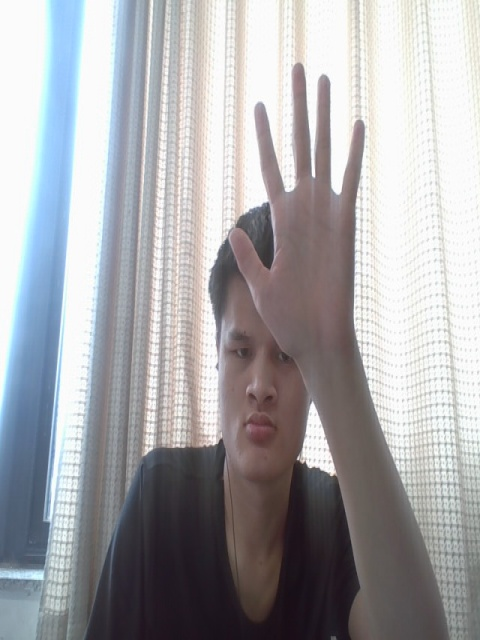
#> input picture captured_frame.jpg, 480 x 640 px
$ python recognize-image.py
#> lines starting #> are read from the running program, lines starting #| are printed output that depends on the picture; after the words box and inside, x2 and y2 are one past the last pixel; in counts of white or black regions, pixels touching at a corner belong together
#------------------------------------------------------------
# SEGMENT, RECOGNIZE and COUNT fingers from a single frame
#------------------------------------------------------------

# organize imports
import cv2
import imutils
import numpy as np
from sklearn.metrics import pairwise

#---------------------------------------------
# To segment the region of hand in the image
#---------------------------------------------
def segment(image, grayimage, threshold=75):
    # threshold the image to get the foreground which is the hand
    thresholded = cv2.threshold(grayimage, threshold, 255, cv2.THRESH_BINARY)[1]

    # get the contours in the thresholded image
    ( cnts, _) = cv2.findContours(thresholded.copy(), cv2.RETR_EXTERNAL, cv2.CHAIN_APPROX_SIMPLE)

    # return None, if no contours detected
    if len(cnts) == 0:
        return
    else:
        # based on contour area, get the maximum contour which is the hand
        segmented = max(cnts, key=cv2.contourArea)

        return (thresholded, segmented)

#--------------------------------------------------------------
# To count the number of fingers in the segmented hand region
#--------------------------------------------------------------
def count(image, thresholded, segmented):
    # find the convex hull of the segmented hand region
    # which is the maximum contour with respect to area
    chull = cv2.convexHull(segmented)

    # find the most extreme points in the convex hull
    extreme_top    = tuple(chull[chull[:, :, 1].argmin()][0])
    extreme_bottom = tuple(chull[chull[:, :, 1].argmax()][0])
    extreme_left   = tuple(chull[chull[:, :, 0].argmin()][0])
    extreme_right  = tuple(chull[chull[:, :, 0].argmax()][0])

    # find the center of the palm
    cX = int((extreme_left[0] + extreme_right[0]) / 2)
    cY = int((extreme_top[1] + extreme_bottom[1]) / 2)

    # find the maximum euclidean distance between the center of the palm
    # and the most extreme points of the convex hull
    distances = pairwise.euclidean_distances([(cX, cY)], Y=[extreme_left, extreme_right, extreme_top, extreme_bottom])[0]
    max_distance = distances[distances.argmax()]

    # calculate the radius of the circle with 80% of the max euclidean distance obtained
    radius = int(0.8 * max_distance)

    # find the circumference of the circle
    circumference = (2 * np.pi * radius)

    # initialize circular_roi with same shape as thresholded image
    circular_roi = np.zeros(thresholded.shape[:2], dtype="uint8")

    # draw the circular ROI with radius and center point of convex hull calculated above
    cv2.circle(circular_roi, (cX, cY), radius, 255, 1)

    # take bit-wise AND between thresholded hand using the circular ROI as the mask
    # which gives the cuts obtained using mask on the thresholded hand image
    circular_roi = cv2.bitwise_and(thresholded, thresholded, mask=circular_roi)

    # compute the contours in the circular ROI
    (cnts, _) = cv2.findContours(circular_roi.copy(), cv2.RETR_EXTERNAL, cv2.CHAIN_APPROX_NONE)

    count = 0
    # approach 1 - eliminating wrist
    #cntsSorted = sorted(cnts, key=lambda x: cv2.contourArea(x))
    #print(len(cntsSorted[1:])) # gives the count of fingers

    # approach 2 - eliminating wrist
    # loop through the contours found
    for i, c in enumerate(cnts):

        # compute the bounding box of the contour
        (x, y, w, h) = cv2.boundingRect(c)

        # increment the count of fingers only if -
        # 1. The contour region is not the wrist (bottom area)
        # 2. The number of points along the contour does not exceed
        #     25% of the circumference of the circular ROI
        if ((cY + (cY * 0.25)) > (y + h)) and ((circumference * 0.25) > c.shape[0]):
            count += 1

    return count

#-----------------
# MAIN FUNCTION
#-----------------
if __name__ == "__main__":
    # get the current frame
    frame = cv2.imread("captured_frame.jpg")
#> frame is the input picture: shape (640, 480, 3); mean B, G, R 169.7, 166.5, 166.6

    # resize the frame
    frame = imutils.resize(frame, width=700)
#> frame: shape (933, 700, 3)

    # clone the frame
    clone = frame.copy()

    # get the height and width of the frame
    (height, width) = frame.shape[:2]
#> height = 933; width = 700

    # convert the frame to grayscale and blur it
    gray = cv2.cvtColor(frame, cv2.COLOR_BGR2GRAY)
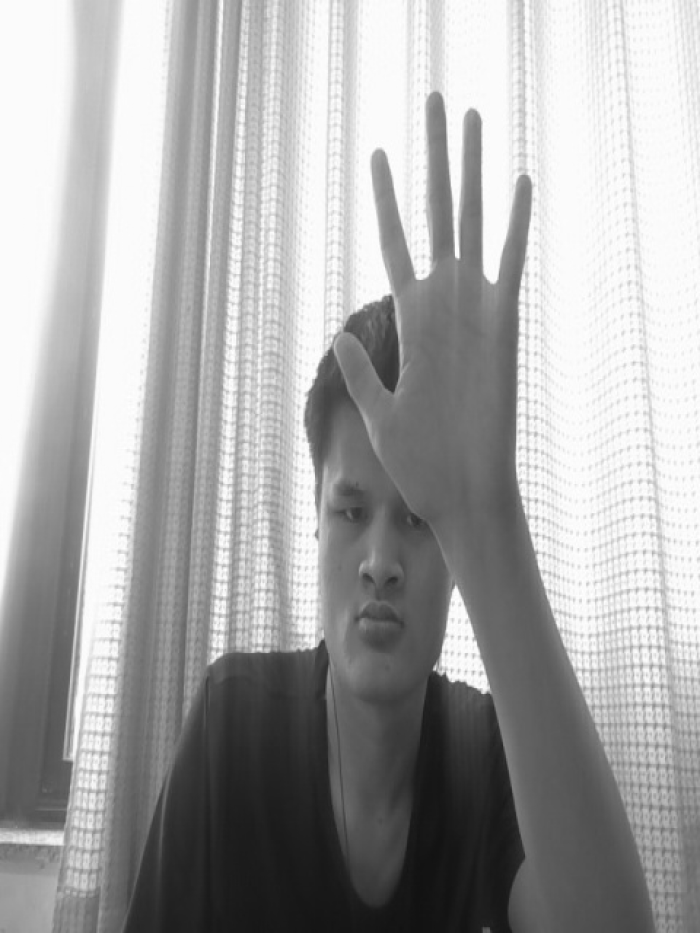
#> gray: shape (933, 700); min 17, max 255, mean 166.8
    gray = cv2.GaussianBlur(gray, (7, 7), 0)

    # segment the hand region
    hand = segment(clone, gray)
#> in segment, `thresholded = cv2.threshold(grayimage, threshold, 255, cv2.THRESH_BINA..`:
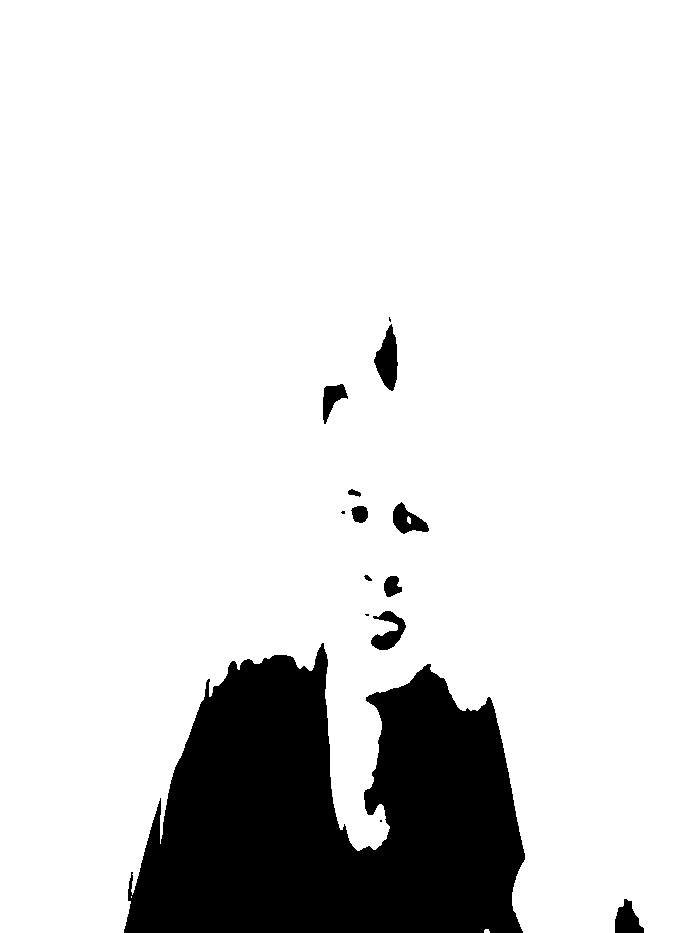
#> thresholded: shape (933, 700); 87% white; 14 black regions (4 under 20 px)
#> in segment, `( cnts, _) = cv2.findContours(thresholded.copy(), cv2.RETR_EXTERNAL, c..`: cnts = 3 contours, 2 with area under 20; largest, box (x1, y1, x2, y2) and area: (0, 0, 700, 933) 569353
#> in segment, `segmented = max(cnts, key=cv2.contourArea)`: segmented = contour of 700 points, box (x1, y1, x2, y2) (0, 0, 700, 933), area 569353

    # check whether hand region is segmented
    if hand is not None:
        # if yes, unpack the thresholded image and segmented contour
        (thresholded, segmented) = hand

        # count the number of fingers
        fingers = count(clone, thresholded, segmented)
#> in count, `chull = cv2.convexHull(segmented)`: chull = [[699, 0], [699, 932], [0, 932], [0, 0]]
#> in count, `extreme_top    = tuple(chull[chull[:, :, 1].argmin()][0])`: extreme_top = (699, 0)
#> in count, `extreme_bottom = tuple(chull[chull[:, :, 1].argmax()][0])`: extreme_bottom = (699, 932)
#> in count, `extreme_left   = tuple(chull[chull[:, :, 0].argmin()][0])`: extreme_left = (0, 932)
#> in count, `extreme_right  = tuple(chull[chull[:, :, 0].argmax()][0])`: extreme_right = (699, 0)
#> in count, `cX = int((extreme_left[0] + extreme_right[0]) / 2)`: cX = 349
#> in count, `cY = int((extreme_top[1] + extreme_bottom[1]) / 2)`: cY = 466
#> in count, `distances = pairwise.euclidean_distances([(cX, cY)], Y=[extreme_left, ..`: distances = [582.2, 582.8, 582.8, 582.8]
#> in count, `max_distance = distances[distances.argmax()]`: max_distance = 582.8
#> in count, `radius = int(0.8 * max_distance)`: radius = 466
#> in count, `circumference = (2 * np.pi * radius)`: circumference = 2928
#> in count, `cv2.circle(circular_roi, (cX, cY), radius, 255, 1)`:
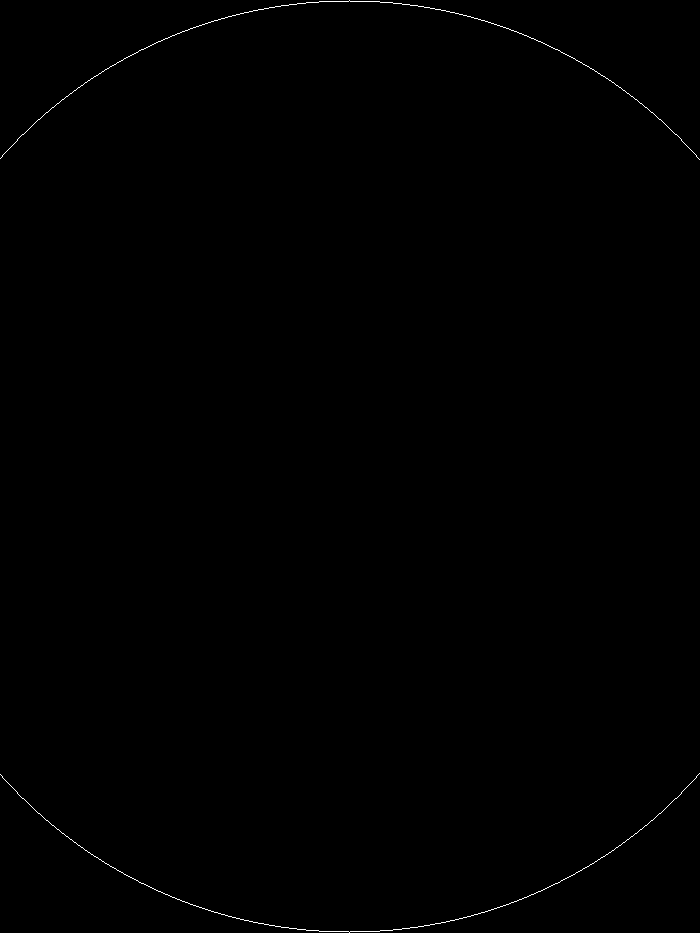
#> circular_roi: shape (933, 700); 0.22% white in thin lines or dots
#> in count, `circular_roi = cv2.bitwise_and(thresholded, thresholded, mask=circular..`:
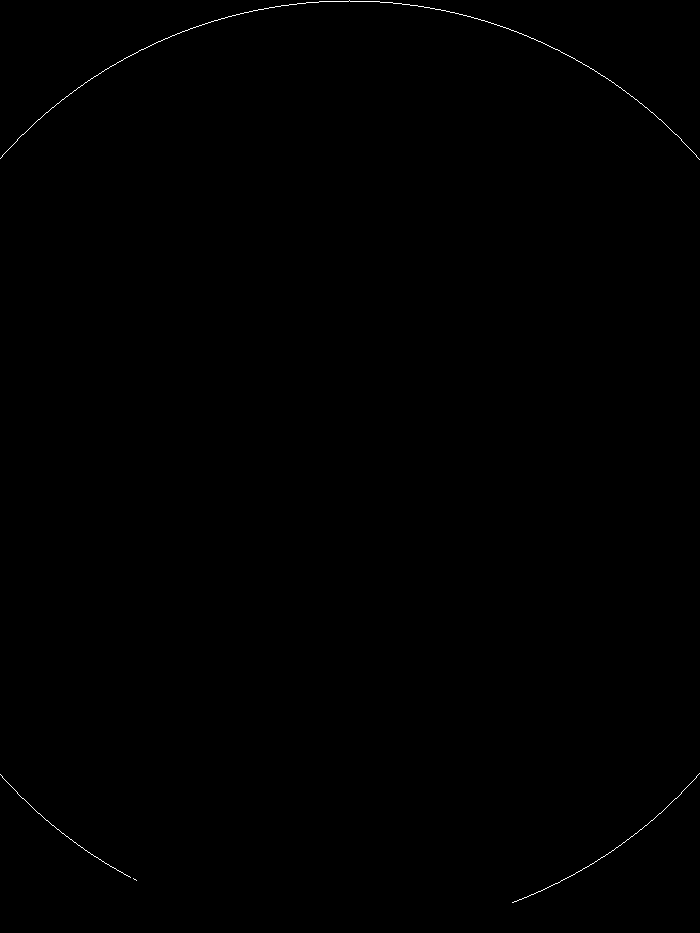
#> circular_roi: shape (933, 700); 0.16% white in thin lines or dots
#> in count, `(cnts, _) = cv2.findContours(circular_roi.copy(), cv2.RETR_EXTERNAL, c..`: cnts = 4 contours, all with area under 20
#> the loop in count, `for i, c in enumerate(cnts):` made 4 passes
#> (x, y, w, h) on passes 1 to 4: (133, 878, 4, 3), (0, 774, 131, 104), (512, 773, 188, 130), (0, 0, 700, 160)
#> after the loop in count, `for i, c in enumerate(cnts):`: count = 0
#> fingers = 0

        cv2.putText(clone, "This is " + str(fingers), (70, 45), cv2.FONT_HERSHEY_SIMPLEX, 1, (0,0,255), 2)
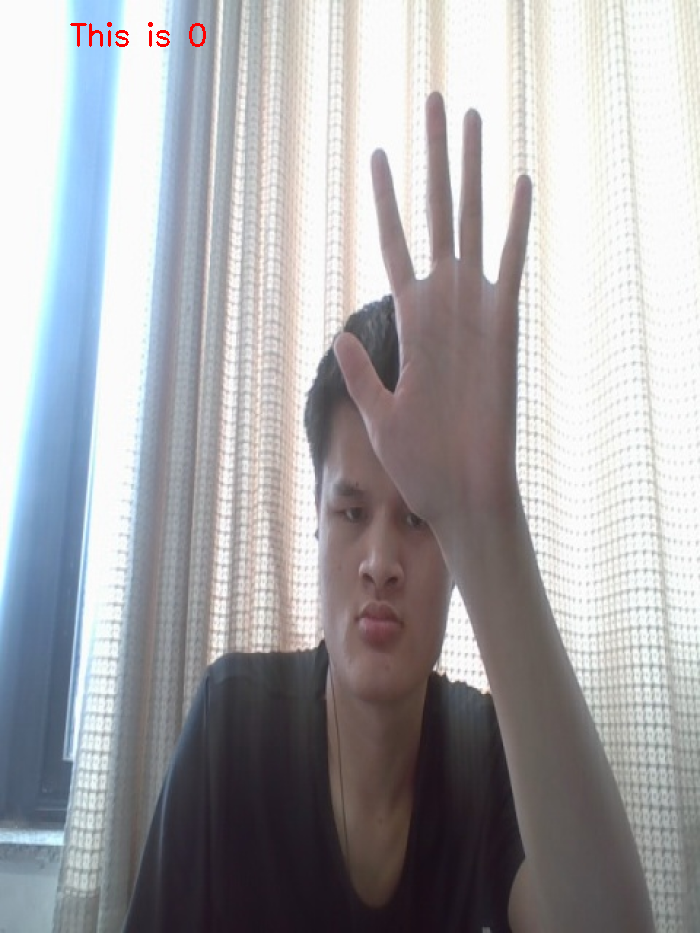
#> clone: shape (933, 700, 3); mean B, G, R 169.3, 166.2, 166.6

    # display the frame with segmented hand
    cv2.imshow("Image", clone)

    cv2.waitKey(0)
    cv2.destroyAllWindows()
